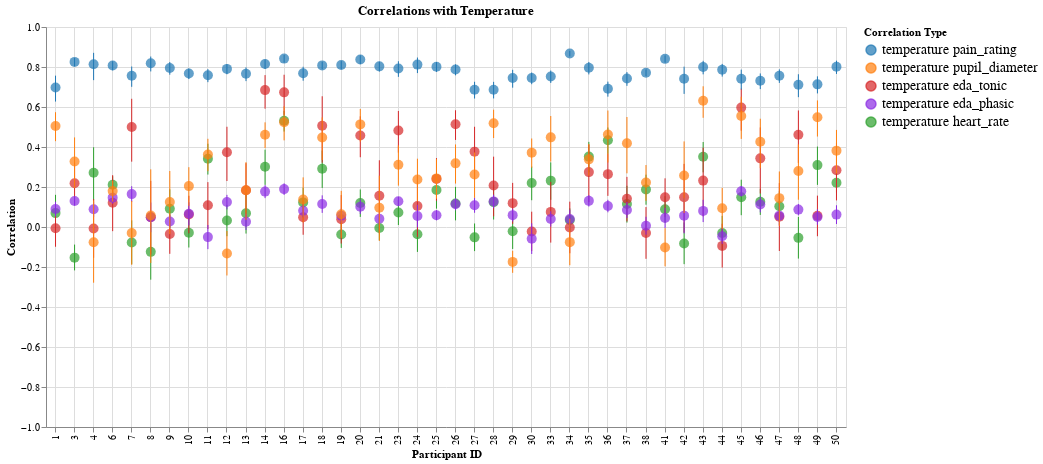

The code cell stored with this chart in its notebook:
### Markdown cell above
## Temperature / All

### Code cell
(
    heart_rate
    + eda_tonic
    + eda_phasic
    + pupil
    + rating  # put the plot with the color_map first,
).configure_axis(
    grid=True,
).properties(
    title="Correlations with Temperature",
).configure_legend(labelFontSize=14)
